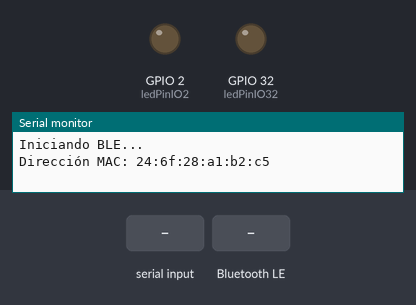
The sketch below on a simulated ESP32. Parts: output pins drawn as LEDs (lit = HIGH), the last lines printed to the serial monitor. The test bench sets the inputs (shaded band). EEPROM starts erased; nothing arrives over Bluetooth unless stated; a phone connects over Bluetooth LE 3 s after start.

Above: at 1.4 s.
1.5 s: "BLOQUEAR\n" received over the second serial link
At 1.8 s:
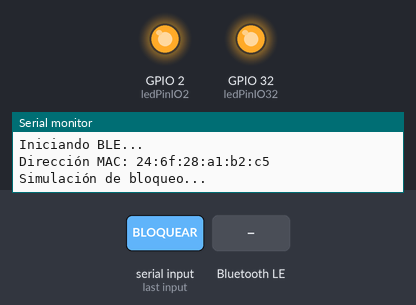
4.5 s: Bluetooth LE write "NAME:" received
6.0 s: Bluetooth LE write "VIVO" received
Timing chart, 0 to 9.0 s (numbered marks = the images above; inputs shaded):
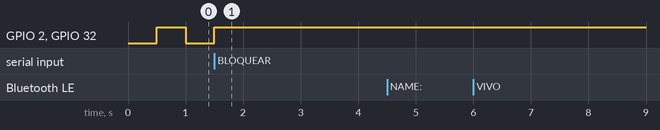

Measured:
- after the input at 1.5 s, GPIO 2 (ledPinIO2), GPIO 32 (ledPinIO32): goes on until 1.5 s, then stays HIGH

The sketch:

ESP32_BLE_SERIAL.ino
```cpp
/**********************************************
*                LIBRERÍAS                   *
***********************************************/
#include <BLEDevice.h>      // Gestión básica de dispositivos BLE
#include <BLEUtils.h>       // Utilidades y helpers para BLE
#include <BLEServer.h>      // Funcionalidad de servidor BLE
#include <EEPROM.h>         // Manejo de memoria no volátil
#include <esp_task_wdt.h>   // Watchdog Timer (reinicio automático)
/***
///https://lastminuteengineers.com/esp32-arduino-ide-tutorial/
///https://raw.githubusercontent.com/espressif/arduino-esp32/gh-pages/package_esp32_index.json
///ESP32 by Espressif Systems.
///DOIT ESP32 DEVKIT V1
***///
/**********************************************
*         DEFINICIONES Y CONSTANTES          *
***********************************************/
#define SERVICE_UUID        "4fafc201-1fb5-459e-8fcc-c5c9c331914b" // UUID único para el servicio BLE
#define CHARACTERISTIC_UUID "beb5483e-36e1-4688-b7f5-ea07361b26a8" // UUID único para la característica BLE
// Configuración EEPROM
#define EEPROM_SIZE 64      // Tamaño reservado para la EEPROM
#define NAME_ADDR 0         // Dirección de memoria para guardar el nombre BLE
#define DATA_ADDR 32        // Dirección de memoria para datos adicionales
// Watchdog Timer
#define WDT_TIMEOUT 5       // Tiempo máximo de bloqueo permitido (segundos)
#define WDT_TIMEOUT_MS 5000  // 5 segundos en milisegundos
// Configuración de Hardware

#define RX2_PIN 16          // Pin RX para UART2 - ORIGINAL
#define TX2_PIN 17          // Pin TX para UART2 - ORIGINAL

/*
#define RX2_PIN 17          // Pin RX para UART2
#define TX2_PIN 16          // Pin TX para UART2
//*/
#define SERIAL2_BAUD_RATE 115200 // Velocidad comunicación serial
/**********************************************
*          VARIABLES GLOBALES                *
***********************************************/
// BLE
BLEServer *pServer = nullptr;               // Instancia del servidor BLE
BLECharacteristic *pCharacteristic = nullptr; // Característica BLE
bool deviceConnected = false;               // Estado de conexión BLE
bool isCurrentlyAdvertising = false;        // Estado de publicidad BLE
// LEDs
const int ledPinIO2 = 2;     // Pin para LED de estado general
const int ledPinIO32 = 32;   // Pin para LED de estado BLE
// Temporizadores
unsigned long previousMillisIO2 = 0;  // Último tiempo de cambio LED IO2
const long intervalIO2 = 500;         // Intervalo parpadeo LED IO2 (ms)
int ledStateIO2 = LOW;                // Estado actual LED IO2
unsigned long previousMillisIO32 = 0; // Último tiempo de cambio LED IO32
const long intervalIO32 = 500;        // Intervalo parpadeo LED IO32 (ms)
int ledStateIO32 = LOW;               // Estado actual LED IO32
/**********************************************
*      CALLBACKS (EVENTOS) DEL SERVIDOR BLE   *
***********************************************/
class MyServerCallbacks : public BLEServerCallbacks {
    void onConnect(BLEServer* pServerInstance) {
        deviceConnected = true;          // Actualiza estado de conexión
        isCurrentlyAdvertising = false;  // Detiene la publicidad
        Serial.println("Dispositivo conectado");
        digitalWrite(ledPinIO32, HIGH);  // Enciende LED BLE
        ledStateIO32 = HIGH;             // Actualiza estado LED
    }

    void onDisconnect(BLEServer* pServerInstance) {
        deviceConnected = false;         // Actualiza estado de conexión
        Serial.println("Dispositivo desconectado");
        digitalWrite(ledPinIO32, LOW);   // Apaga LED BLE
        ledStateIO32 = LOW;              // Actualiza estado LED
        previousMillisIO32 = millis();   // Reinicia temporizador
        BLEDevice::startAdvertising();   // Reactiva publicidad
        isCurrentlyAdvertising = true;   // Actualiza estado publicidad
        Serial.println("Publicidad reiniciada");
    }
};
/**********************************************
*  CALLBACKS (EVENTOS) DE CARACTERÍSTICAS BLE *
***********************************************/

class MyCallbacks : public BLECharacteristicCallbacks {
    void onWrite(BLECharacteristic *pCharacteristic) {
        esp_task_wdt_reset();
        String value = pCharacteristic->getValue();  // Lee datos recibidos
        if (value.length() == 4) {       // Verifica longitud correcta
            Serial2.println(value);      // Reenvía datos por UART2
            Serial.println(value);      // Reenvía datos por UART2
        } else {
            Serial.println("Error: se esperaban 4 caracteres");
        }
    }
};
/**********************************************
*      FUNCIÓN DE INICIALIZACIÓN BLE         *
***********************************************/
void initBLE(const char* deviceName) {
    BLEDevice::init(deviceName);         // Inicializa dispositivo BLE
    pServer = BLEDevice::createServer(); // Crea instancia de servidor
    pServer->setCallbacks(new MyServerCallbacks()); // Asigna callbacks
    BLEService *pService = pServer->createService(SERVICE_UUID); // Crea servicio++
    pCharacteristic = pService->createCharacteristic( // Crea característica
        CHARACTERISTIC_UUID,
        BLECharacteristic::PROPERTY_READ | // Configura permisos
        BLECharacteristic::PROPERTY_WRITE
    );
    pCharacteristic->setCallbacks(new MyCallbacks()); // Asigna callbacks
    pService->start(); // Inicia servicio
    BLEAdvertising *pAdvertising = BLEDevice::getAdvertising(); // Configura publicidad
    pAdvertising->addServiceUUID(SERVICE_UUID); // Añade UUID del servicio
    pAdvertising->setScanResponse(true);       // Habilita respuesta a escaneos
    pAdvertising->setMinPreferred(0x06);       // Parámetros de conexión
    pAdvertising->setMinPreferred(0x12);
    BLEDevice::startAdvertising();      // Inicia publicidad
    isCurrentlyAdvertising = true;      // Actualiza estado
}
/**********************************************
*               SETUP INICIAL                *
***********************************************/
void setup() {
    Serial.begin(115200); // Inicia comunicación serial con PC
    // Configuración Watchdog
    esp_task_wdt_config_t wdt_config = {
        .timeout_ms = 5000,    // 5 segundos en milisegundos
        .trigger_panic = true   // Reiniciar en lugar de solo notificar
    };
    esp_task_wdt_init(&wdt_config); // Inicializa con estructura de configuración
    esp_task_wdt_add(NULL);         // Añade tarea actual
    EEPROM.begin(EEPROM_SIZE); // Inicializa EEPROM
    // Carga nombre guardado o usa uno por defecto
    String deviceName = EEPROM.readString(NAME_ADDR);
    if (deviceName.isEmpty()) {
        deviceName = "TQT_V1.0_XXX";
        EEPROM.writeString(NAME_ADDR, deviceName);
        EEPROM.commit(); // Guarda en memoria no volátil
    }
    // Configuración de pines LED
    pinMode(ledPinIO2, OUTPUT);
    pinMode(ledPinIO32, OUTPUT);
    digitalWrite(ledPinIO2, LOW);  // Estado inicial LED IO2
    digitalWrite(ledPinIO32, LOW); // Estado inicial LED IO32
    Serial.println("Iniciando BLE...");
    initBLE(deviceName.c_str()); // Inicializa BLE con nombre
    delay(100);
    Serial2.begin(SERIAL2_BAUD_RATE, SERIAL_8N1, RX2_PIN, TX2_PIN); // Inicia UART2
    delay(100);
    String macAddress = BLEDevice::getAddress().toString().c_str();
    Serial.print("Dirección MAC: ");
    Serial.println(macAddress);
}
/**********************************************
*            LOOP PRINCIPAL                  *
***********************************************/
void loop() {
    unsigned long currentMillis = millis(); // Tiempo actual
    // 1. Reset del Watchdog - Mantiene vivo al sistema
    esp_task_wdt_reset();
    // Control LED IO2 (parpadeo constante)
    if (currentMillis - previousMillisIO2 >= intervalIO2) {
        previousMillisIO2 = currentMillis;
        ledStateIO2 = !ledStateIO2; // Cambia estado
        digitalWrite(ledPinIO2, ledStateIO2); // Actualiza LED
    }
    // Control LED IO32 (parpadeo solo si desconectado)
    if (!deviceConnected && (currentMillis - previousMillisIO32 >= intervalIO32)) {
        previousMillisIO32 = currentMillis;
        ledStateIO32 = !ledStateIO32;
        digitalWrite(ledPinIO32, ledStateIO32);
    }
    // 2. Reset del Watchdog - Antes de procesar serial
    esp_task_wdt_reset();
    // Manejo de comandos por UART2
    if (Serial2.available()) {
        String input = Serial2.readStringUntil('\n'); // Lee hasta salto de línea
        input.trim(); // Elimina espacios y caracteres especiales
        // Comando para cambiar nombre BLE
        if (input.startsWith("NAME:")) {
            //esp_task_wdt_reset();
            String newName = input.substring(5); // Extrae nuevo nombre
            if (newName.length() > 0) {
                EEPROM.writeString(NAME_ADDR, newName); // Escribe en EEPROM
                if (EEPROM.commit()) { // Confirma escritura
                    BLEDevice::deinit(); // Detiene BLE
                    Serial2.println("OK");
                    Serial.print("Nombre actualizado: ");
                    Serial.println(newName);
                    ESP.restart();
                }
                else Serial2.println("ERROR");
            }
        }
        // Comando para Saber si esta funcionando
        else if (input.equalsIgnoreCase("VIVO")) {
            Serial2.println("SIMON");
            Serial.println("SIMON");
        }
        // Comando para obtener la MAC del BLE
        else if (input.equalsIgnoreCase("MAC")) {
            String macAddress = BLEDevice::getAddress().toString().c_str();
            Serial2.println(macAddress);
            Serial.print("Dirección MAC: ");
            Serial.println(macAddress);
        }
        // Comando de reinicio manual
        else if (input.equalsIgnoreCase("RESET")) {
            Serial2.println("OK");
            Serial.println("Iniciando reset por software...");
            delay(100);
            ESP.restart(); // Reinicio controlado
        }
        // Comando de prueba de Watchdog
        else if (input.equalsIgnoreCase("BLOQUEAR")) {
            Serial2.println("OK");
            Serial.println("Simulación de bloqueo...");
            while(true) { // Bloqueo infinito intencional
                // El Watchdog reiniciará el sistema después de WDT_TIMEOUT segundos
            }
        }
        // Cualquier otro dato recibido
        else {
            Serial.print("Dato serial 2: ");
            Serial.println(input);
            Serial2.println("ERROR");
            //esp_task_wdt_reset();
            // Podría añadirse lógica adicional aquí
        }
        // 3. Reset del Watchdog - Después de procesar
        esp_task_wdt_reset();
    }
    // 4. Reset del Watchdog - Antes de verificar publicidad
    //esp_task_wdt_reset();
    // Verificación de estado de publicidad BLE
    if (!deviceConnected && !isCurrentlyAdvertising) {
        BLEDevice::startAdvertising(); // Reactiva publicidad si es necesario
        isCurrentlyAdvertising = true;
    }
    // 5. Reset final del Watchdog - Fin del ciclo
    esp_task_wdt_reset();
}
```
